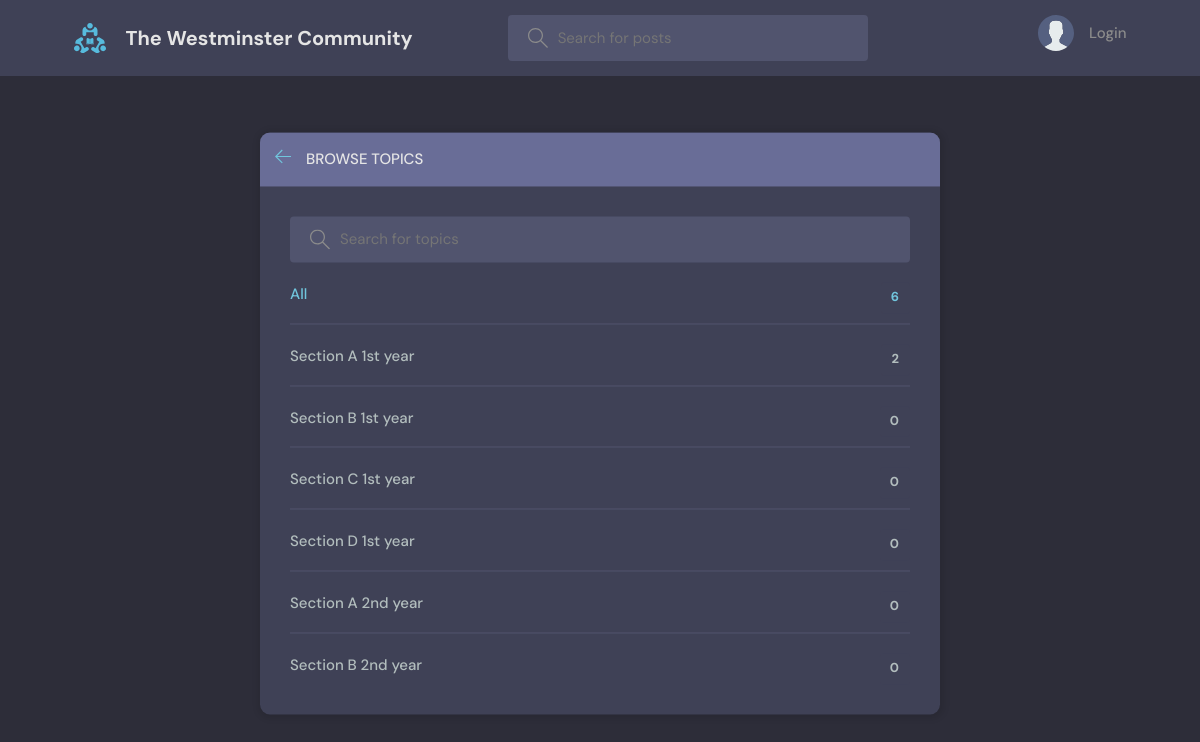
Page /topics/ on the committed database.
### base/models.py (models this page shows, shortened)
class Topic(models.Model):
    name = models.CharField(max_length=200)

### base/views.py (the view)
# urls.py: path('topics/', views.topicsPage, name="topics"),
def topicsPage(request):
    q = request.GET.get('q') if request.GET.get('q') != None else ''
    topics = Topic.objects.filter(name__icontains=q)
    return render(request, 'base/topics.html', {'topics': topics})

### base/templates/base/topics.html (shortened to what this page needs)
{% extends 'main.html' %}
{% block content %}
<main class="create-room layout">
  <div class="container">
    <div class="layout__box">
      <div class="layout__boxHeader">
        <div class="layout__boxTitle">
          <a href="{% url 'home' %}">
            <svg version="1.1" xmlns="http://www.w3.org/2000/svg" width="32" height="32" viewBox="0 0 32 32">
              <title>arrow-left</title>
              <path
                d="M13.723 2.286l-13.723 13.714 13.719 13.714 1.616-1.611-10.96-10.96h27.625v-2.286h-27.625l10.965-10.965-1.616-1.607z">
              </path>
            </svg>
          </a>
          <h3>Browse Topics</h3>
        </div>
      </div>
      <div class="topics-page layout__body">
        <form action="" method="GET" class="header__search">
          <label>
            <input name="q" placeholder="Search for topics" />
          </label>
        </form>
        <ul class="topics__list">
          <li>
            <a href="{% url 'topics' %}" class="active">All <span>{{topics.count}}</span></a>
          </li>
          {% for topic in topics %}
          <li>
            <a href="{% url 'home' %}?q={{topic.name}}">{{ topic.name }} <span>{{topic.room_set.all.count}}</span></a>
          </li>
          {% endfor %}
        </ul>
      </div>
    </div>
  </div>
</main>
{% endblock content %}

### static/styles/style.css (style rules this page uses)
:root { --color-main: #71c6dd; --color-main-light: #e1f6fb; --color-dark: #3f4156; --color-dark-medium: #51546e; --color-dark-light: #696d97; --color-light: #e5e5e5; --color-gray: #8b8b8b; --color-light-gray: #b2bdbd; --color-bg: #2d2d39; --color-success: #5dd693; --color-error: #fc4b0b; }
* { font-family: "DM Sans", -apple-system, BlinkMacSystemFont, "Segoe UI", Roboto, Oxygen, Ubuntu, Cantarell, "Open Sans", "Helvetica Neue", sans-serif; margin: 0; padding: 0; box-sizing: border-box; text-rendering: optimizeLegibility; font-size: inherit; }
html { font-size: 56.25%; }
@media only screen and (min-width: 1200px) { html { font-size: 62.5%; } }
body { line-height: 1.6; font-weight: 400; font-size: 1.5rem; color: var(--color-light-gray); background-color: var(--color-bg); min-height: 100vh; }
a { display: inline-block; color: var(--color-main); text-decoration: none; }
.container { max-width: 120rem; width: 90%; margin: auto; }
.header__search > label { background-color: var(--color-dark-medium); padding: 1.3rem 1rem; display: flex; align-items: center; gap: 1rem; border-radius: 4px; }
.header__search svg { fill: var(--color-gray); width: 2rem; height: 2rem; margin-left: 1rem; }
.header__search input { width: 30rem; background: transparent; border: none; outline: none; color: var(--color-light); }
.layout { margin-top: 2.4rem; }
.layout > .container { display: flex; justify-content: space-between; align-items: flex-start; }
.layout__box { width: 90%; max-width: 48rem; min-height: 40rem; position: absolute; top: 50%; left: 50%; transform: translate(-50%, -46%); background-color: var(--color-dark); border-radius: 1rem; box-shadow: 1px 1px 6px 3px rgba(0, 0, 0, 0.1); overflow: hidden; }
.layout__boxHeader { display: flex; padding: 1.5rem; background-color: var(--color-dark-light); }
.layout__boxTitle { display: flex; gap: 1.5rem; align-items: center; }
.layout__boxTitle h3 { text-transform: uppercase; font-weight: 500; color: var(--color-light); }
.layout__boxTitle svg { width: 1.6rem; height: 1.6rem; fill: var(--color-main); }
.layout__body { margin: 3rem; }
.topics__list { list-style: none; }
.topics__list li a { display: flex; justify-content: space-between; margin-bottom: 3rem; font-weight: 500; color: var(--color-light-gray); transition: all 0.3s ease-in-out; }
.topics__list li a.active, .topics__list li a:hover { color: var(--color-main); }
.topics__list li a span { padding: 0.5rem 1rem; background-color: var(--color-dark); border-radius: 3px; font-size: 1.3rem; font-weight: 700; letter-spacing: 1px; }
.topics-page .topics__list li:not(:last-child) a { margin: 2rem 0; padding-bottom: 1rem; text-decoration: none; border-bottom: 1px solid var(--color-dark-medium); }
.topics-page .header__search { display: block; }
.create-room.layout .layout__box { max-width: 68rem; }

### rows in the picture
Topic: name "Section A 1st year", room_set.all.count "2"
Topic: name "Section B 1st year", room_set.all.count "0"
Topic: name "Section C 1st year", room_set.all.count "0"
Topic: name "Section D 1st year", room_set.all.count "0"
Topic: name "Section A 2nd year", room_set.all.count "0"
Topic: name "Section B 2nd year", room_set.all.count "0"

### other values in the picture
{{ topics.count }} "6"
